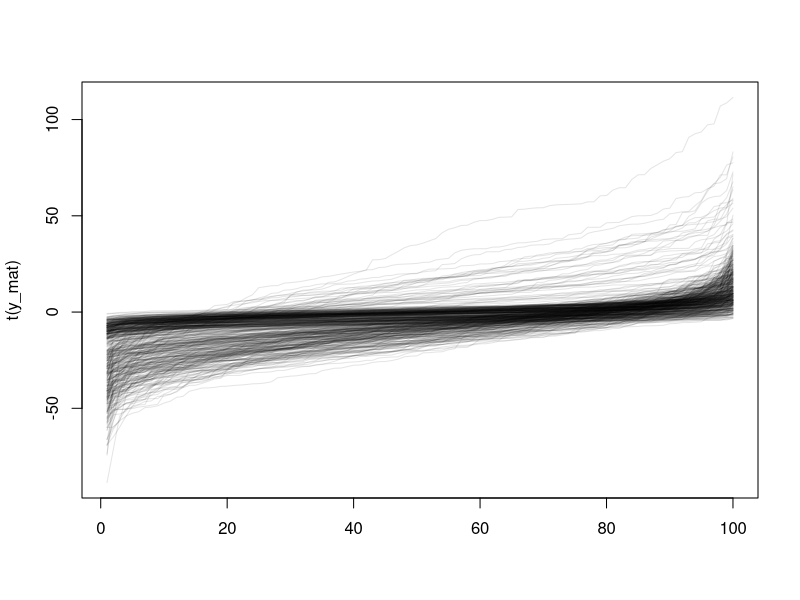
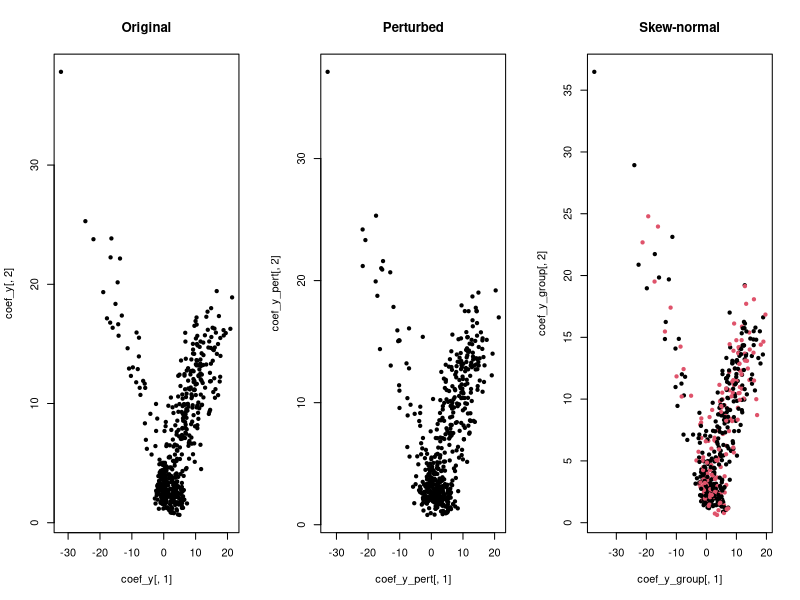
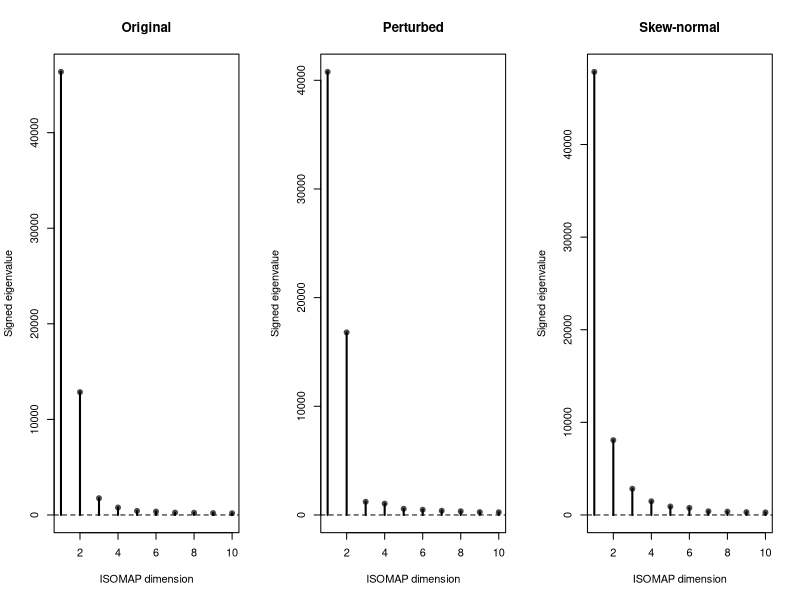
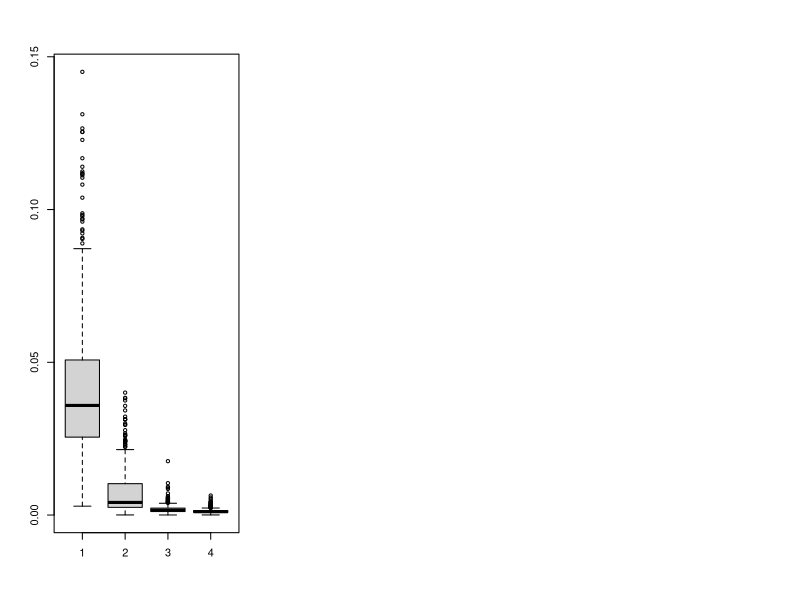
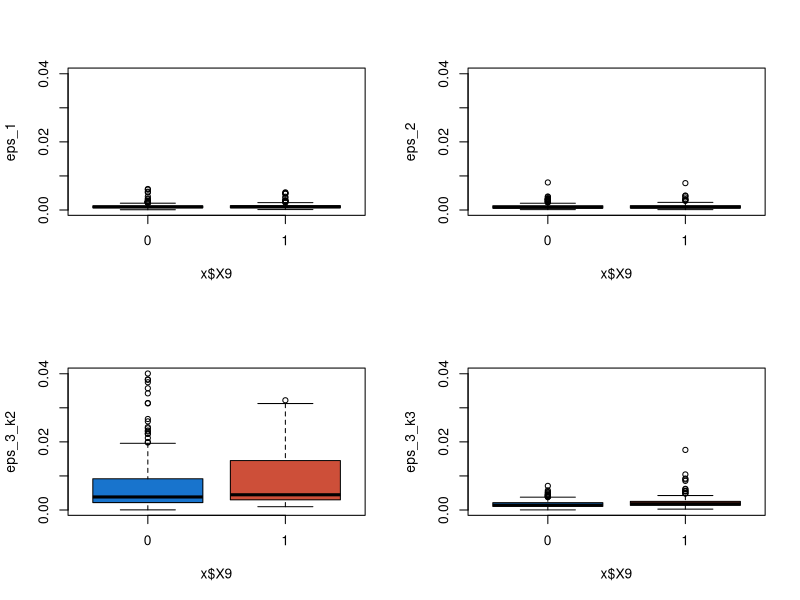
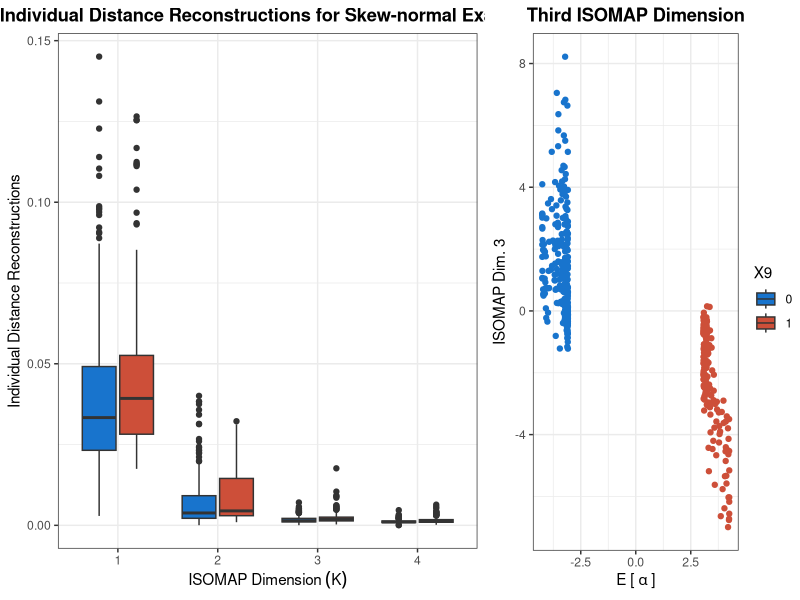
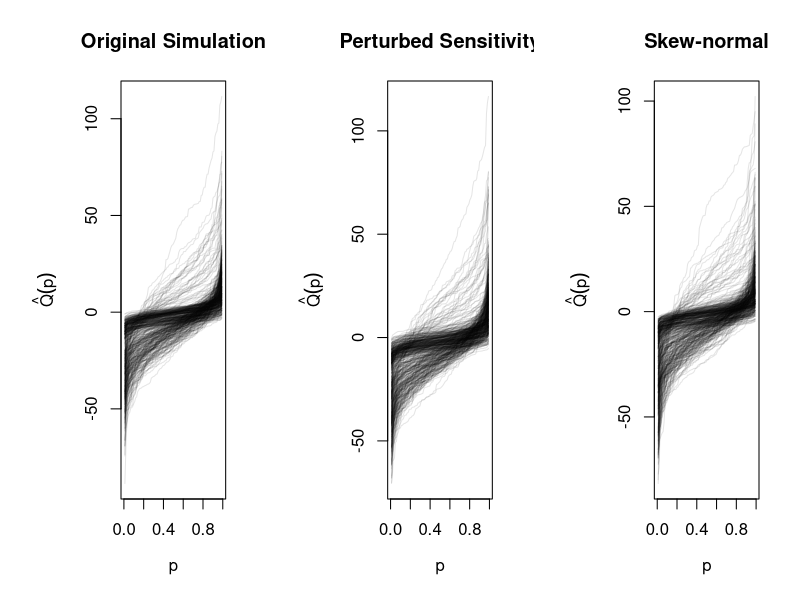
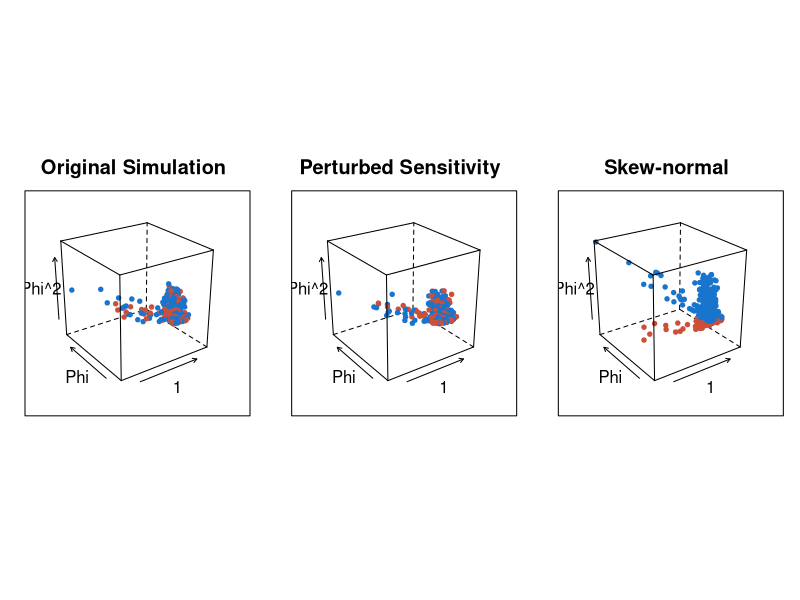

Reproduce these figures in R, in order.
# Packages
library(ggplot2)
library(lattice)
library(data.table)

# NOTE: We have used the authors data-generation examples from:
# https://github.com/SUIIAO/Deep-Frechet-Regression/blob/main/simulation/distributional/DenSimu.R#L38


# Define simulation parameters
N <- 100 # Number of observations per sample
nOut <- 100 # Number of test samples
sigma0 <- 3 # Base standard deviation
kappa <- 1 # Shape parameter for gamma distribution
n <- 500
set.seed(1)

# Generate predictor data for training and test sets
# (NOTE: WE ONLY USE TRAIN IN COMMENTARY)
x <- data.frame(
  X1 = runif(n, -1, 0), X2 = runif(n, 0, 1), X3 = runif(n, 1, 2),
  X4 = rnorm(n, 0, 1), X5 = rnorm(n, -10, 3), X6 = rnorm(n, 10, 3),
  X7 = sample(c(0, 1), n, TRUE, c(0.4, 0.6)),
  X8 = sample(c(0, 1), n, TRUE, c(0.3, 0.7)),
  X9 = sample(c(0, 1), n, TRUE, c(0.6, 0.3)) # NOTE: I UNDERSTAND THESE DON'T SUM TO 1
  # BUT THEY'RE INHERITED FROM https://github.com/SUIIAO/Deep-Frechet-Regression/blob/main/simulation/distributional/DenSimuManifold.R
)
xout <- data.frame(
  X1 = runif(nOut, -1, 0), X2 = runif(nOut, 0, 1), X3 = runif(nOut, 1, 2),
  X4 = rnorm(nOut, 0, 1), X5 = rnorm(nOut, -10, 3), X6 = rnorm(nOut, 10, 3),
  X7 = sample(c(0, 1), nOut, TRUE, c(0.4, 0.6)),
  X8 = sample(c(0, 1), nOut, TRUE, c(0.3, 0.7)),
  X9 = sample(c(0, 1), nOut, TRUE, c(0.6, 0.3)) # NOTE: I UNDERSTAND THESE DON'T SUM TO 1
  # BUT THEY'RE INHERITED FROM https://github.com/SUIIAO/Deep-Frechet-Regression/blob/main/simulation/distributional/DenSimuManifold.R
)

# NOTE, KEEP SMALL TYPO FOR CONSISTENCY WITH AUTHORS' EXAMPLE. R WILL RE-NORMALIZE PROBABILITIES ANYWAY!

# Original Example: -------------------------------------------------------
# Generate response data
y <- list()
yMean <- matrix(nrow = n, ncol = N - 1)
expect_eta_Z_vec <- expect_sigma_Z_vec <- numeric(n)
mu.sd <- NULL
for (i in 1:n) {
  # Generate expected mean and standard deviation
  expect_eta_Z_vec[i] <- expect_eta_Z <- 3 * (sin(pi * x[i, 1]) + cos(pi * x[i, 2])) * x[i, 8] +
    (5 * x[i, 4]^2 + x[i, 5]) * x[i, 7]

  expect_sigma_Z_vec[i] <- expect_sigma_Z <- sigma0 + 0.5 * (sin(pi * x[i, 1]) + cos(pi * x[i, 2])) * x[i, 8] +
    abs(5 * x[i, 4]^2 + x[i, 5]) * x[i, 7]

  # Sample mean and standard deviation
  mu <- rnorm(1, mean = expect_eta_Z, sd = 1)
  sigma <- rgamma(1, shape = expect_sigma_Z^2 / kappa, scale = kappa / expect_sigma_Z)

  # Generate response and true quantile values
  y[[i]] <- sort(mu + sigma * rnorm(N)) # rnorm(N, mean = mu, sd = sigma)
  yMean[i, ] <- expect_eta_Z + expect_sigma_Z * qnorm(c(1:(N - 1)) / N)

  mu.sd <- rbind(mu.sd, data.frame(mu, sigma))
}
y_mat <- do.call(rbind, y)

matplot(t(y_mat), type = "l", col = scales::alpha(1, 0.1), lty = 1)


# Perturbed-off-manifold example ------------------------------------------
# From: https://github.com/SUIIAO/Deep-Frechet-Regression/blob/main/simulation/distributional/DenSimuRobust.R
y_pert <- list()
yMean_pert <- matrix(nrow = n, ncol = N - 1)
mu.sd_pert <- NULL
for (i in 1:n) {
  # Sample mean and standard deviation
  mu <- rnorm(1, mean = expect_eta_Z_vec[i], sd = 2)
  sigma <- rgamma(1, shape = expect_sigma_Z_vec[i]^2 / kappa, scale = kappa / expect_sigma_Z_vec[i])

  # Generate response and true quantile values
  y_pert[[i]] <- sort(mu + sigma * rnorm(N)) # rnorm(N, mean = mu, sd = sigma)
  yMean_pert[i, ] <- expect_eta_Z_vec[i] + expect_sigma_Z_vec[i] * qnorm(c(1:(N - 1)) / N)

  mu.sd_pert <- rbind(mu.sd_pert, data.frame(mu, sigma))
}
y_mat_pert <- do.call(rbind, y_pert)


# Skew Normal Example: ----------------------------------------------------

y_group <- list()
mu.sd.skew.group <- NULL
eta_latent <- as.numeric(scale(expect_eta_Z_vec))
log_sigma_latent <- as.numeric(scale(log(expect_sigma_Z_vec)))
for (i in 1:n) {
  # Generate expected mean and standard deviation
  expect_eta_Z <- expect_eta_Z_vec[i]
  expect_sigma_Z <- expect_sigma_Z_vec[i]

  # X9 is not used in eta or sigma, so this is a group-specific shape effect.
  # Here the group-specific skewness is weaker and less entangled with the
  # mean direction, making it more likely to appear after the mean and scale
  # directions in the ISOMAP embedding.
  mu_curve <- 2 * plogis(1.25 * (eta_latent[i]^2 - 1)) - 1
  expect_alpha_Z <- (2 * x[i, 9] - 1) * (3.50 + 0.75 * mu_curve)

  # Sample mean, standard deviation, and skewness
  mu <- rnorm(1, mean = expect_eta_Z, sd = 1)
  sigma <- rgamma(1, shape = expect_sigma_Z^2 / kappa, scale = kappa / expect_sigma_Z)
  alpha <- rnorm(1, mean = expect_alpha_Z, sd = 0.25)

  delta <- alpha / sqrt(1 + alpha^2)
  omega_sq <- sigma^2 / (1 - ((2 * delta^2) / pi))
  omega <- sqrt(omega_sq)
  xi <- mu - omega * delta * sqrt(2 / pi)
  y_sample <- sn::rsn(n = N, xi = xi, omega = omega, alpha = alpha)

  y_group[[i]] <- sort(y_sample)
  mu.sd.skew.group <- rbind(
    mu.sd.skew.group,
    data.frame(mu, sigma, alpha,
      expect_alpha = expect_alpha_Z,
      mu_curve, group = x[i, 9]
    )
  )
}

y_mat_group <- do.call(rbind, y_group)



# -------------------------------------------------------------------------
grid_p <- c(1:ncol(y_mat)) / (ncol(y_mat) + 1)

png(file = here::here(
  "figures",
  "qfs-group-third-isomap.png"
), width = 12, height = 4, units = "in", res = 400)
par(mfrow = c(1, 3), mar = c(5, 6, 4, 2) + 0.05, cex = 1)
matplot(grid_p, t(y_mat),
  main = "Original Simulation",
  xlab = expression(p),
  ylab = expression(hat(Q)(p)),
  type = "l",
  lty = 1, col = scales::alpha(1, 0.1)
)
matplot(grid_p, t(y_mat_pert),
  main = "Perturbed Sensitivity",
  xlab = expression(p),
  ylab = expression(hat(Q)(p)),
  type = "l", lty = 1, col = scales::alpha(1, 0.1)
)
matplot(grid_p,
  t(y_mat_group),
  main = "Skew-normal",
  xlab = expression(p),
  ylab = expression(hat(Q)(p)),
  type = "l", lty = 1,
  col = scales::alpha(1, 0.1)
)
dev.off()

phi_1 <- function(p) {
  rep(1, length(p))
}
phi_2 <- function(p) {
  qnorm(p = p)
}
phi_3 <- function(p) {
  qnorm(p = p)^2
}

Phi <- cbind(
  phi_1(grid_p),
  phi_2(grid_p),
  phi_3(grid_p)
)
Phi_orth <- sqrt(nrow(Phi)) * qr.Q(qr(Phi))
crossprod(Phi_orth) / nrow(Phi_orth)

coef_y <- y_mat %*% Phi_orth / nrow(Phi_orth)
coef_y_pert <- y_mat_pert %*% Phi_orth / nrow(Phi_orth)
coef_y_group <- y_mat_group %*% Phi_orth / nrow(Phi_orth)

y_mat_proj <- coef_y %*% t(Phi_orth)
y_mat_pert_proj <- coef_y_pert %*% t(Phi_orth)
y_mat_group_proj <- coef_y_group %*% t(Phi_orth)

par(mfrow = c(1, 3))
plot(coef_y[, 1], coef_y[, 2], pch = 20, main = "Original")
plot(coef_y_pert[, 1], coef_y_pert[, 2], pch = 20, main = "Perturbed")
plot(coef_y_group[, 1], coef_y_group[, 2],
  pch = 20,
  col = mu.sd.skew.group$group + 1, main = "Skew-normal"
)
par(mfrow = c(1, 1))


# Plot Manifold data: -----------------------------------------------------
png(file = here::here(
  "figures",
  "manifold-data-group-third-isomap.png"
), width = 12, height = 4, units = "in", res = 400)
coef_all <- rbind(coef_y, coef_y_pert, coef_y_group)
xlim_3d <- range(coef_all[, 1])
ylim_3d <- range(coef_all[, 2])
zlim_3d <- range(coef_all[, 3])

coef_y_df <- data.frame(coef_y, group = factor(x$X9))
coef_y_pert_df <- data.frame(coef_y_pert, group = factor(x$X9))
coef_y_group_df <- data.frame(coef_y_group, group = factor(mu.sd.skew.group$group))

names(coef_y_df)[1:3] <- names(coef_y_pert_df)[1:3] <- c("c1", "c2", "c3")
names(coef_y_group_df)[1:3] <- c("c1", "c2", "c3")
screen_3d <- list(z = 35, x = -65)

p1 <- lattice::cloud(c3 ~ c1 * c2,
  data = coef_y_df,
  groups = group,
  xlim = xlim_3d, ylim = ylim_3d, zlim = zlim_3d,
  screen = screen_3d,
  pch = 20, col = c("dodgerblue3", "tomato3"),
  xlab = "1", ylab = "Phi", zlab = "Phi^2",
  main = "Original Simulation"
)

p2 <- lattice::cloud(c3 ~ c1 * c2,
  data = coef_y_pert_df,
  groups = group,
  xlim = xlim_3d, ylim = ylim_3d, zlim = zlim_3d,
  screen = screen_3d,
  pch = 20, col = c("dodgerblue3", "tomato3"),
  xlab = "1", ylab = "Phi", zlab = "Phi^2",
  main = "Perturbed Sensitivity"
)

p3 <- lattice::cloud(c3 ~ c1 * c2,
  data = coef_y_group_df,
  groups = group,
  xlim = xlim_3d, ylim = ylim_3d, zlim = zlim_3d,
  screen = screen_3d,
  pch = 20, col = c("dodgerblue3", "tomato3"),
  xlab = "1", ylab = "Phi", zlab = "Phi^2",
  main = "Skew-normal"
) # ,
# auto.key = list(columns = 2, title = "X9"))

print(p1, split = c(1, 1, 3, 1), more = TRUE)
print(p2, split = c(2, 1, 3, 1), more = TRUE)
print(p3, split = c(3, 1, 3, 1), more = FALSE)
dev.off()


# Now look at ISOMAP eigenvalues: -----------------------------------------
# settings:
r <- 3
manifold <- list(k = 10)
# distances:
dist.den_1 <- as.matrix(dist(y_mat, upper = T, diag = T)) / sqrt(ncol(y_mat))
dist.den_2 <- as.matrix(dist(y_mat_pert, upper = T, diag = T)) / sqrt(ncol(y_mat_pert))
dist.den_3 <- as.matrix(dist(y_mat_group, upper = T, diag = T)) / sqrt(ncol(y_mat_group))

# isomaps
isomap_object_1 <- vegan::isomap(dist.den_1, k = manifold$k, ndim = r)
isomap_object_2 <- vegan::isomap(dist.den_2, k = manifold$k, ndim = r)
isomap_object_3 <- vegan::isomap(dist.den_3, k = manifold$k, ndim = r)


par(mfrow = c(1, 3))

plot_isomap_eig <- function(eig, main, n_eig = 10, ylim = range(c(eig, 0))) {
  eig <- eig[seq_len(min(n_eig, length(eig)))]
  cols <- ifelse(eig >= 0, "grey30", "tomato3")
  k <- seq_along(eig)
  plot(
    k,
    eig,
    type = "p",
    pch = 20,
    cex = 1.5,
    col = cols,
    ylim = ylim,
    xlab = "ISOMAP dimension",
    ylab = "Signed eigenvalue",
    main = main
  )
  segments(
    x0 = k, y0 = 0, x1 = k, y1 = eig,
    col = "black", lwd = 2
  )
  abline(h = 0, lty = 2)
}


all_eigs <- c(
  isomap_object_1$eig,
  isomap_object_2$eig,
  isomap_object_3$eig
)
ylims <- c(0, max(all_eigs))
png(
  file = here::here("figures", "isomap-eigenvalues-group-third-isomap.png"),
  width = 10, height = 3.5, units = "in", res = 400
)
par(mfrow = c(1, 3), mar = c(4, 4, 3, 1))
plot_isomap_eig(isomap_object_1$eig, "Original Simulation", ylim = ylims)
plot_isomap_eig(isomap_object_2$eig, "Sensitivity", ylim = ylims)
plot_isomap_eig(isomap_object_3$eig, "Skew-normal", ylim = ylims)
dev.off()

par(mfrow = c(1, 3))
plot_isomap_eig(isomap_object_1$eig, "Original")
plot_isomap_eig(isomap_object_2$eig, "Perturbed")
plot_isomap_eig(isomap_object_3$eig, "Skew-normal")


# Final, look at geodesic reconstructions: --------------------------------
pointwise_distance_loss <- function(D_true, z) {
  D_hat <- as.matrix(dist(z))
  loss <- numeric(nrow(D_true))

  for (i in seq_len(nrow(D_true))) {
    ind <- setdiff(seq_len(nrow(D_true)), i)
    loss[i] <- sum((D_true[i, ind] - D_hat[i, ind])^2) /
      sum(D_true[i, ind]^2)
  }

  loss
}


D_geo_1 <- as.matrix(vegan::isomapdist(dist.den_1, k = manifold$k))
eps_1 <- pointwise_distance_loss(D_true = D_geo_1, z = isomap_object_1$points)

D_geo_2 <- as.matrix(vegan::isomapdist(dist.den_2, k = manifold$k))
eps_2 <- pointwise_distance_loss(D_true = D_geo_2, z = isomap_object_2$points)


D_geo_3 <- as.matrix(vegan::isomapdist(dist.den_3, k = manifold$k))
isomap_object_3 <- vegan::isomap(dist.den_3, k = manifold$k, ndim = 4)
eps_3_k1 <- pointwise_distance_loss(D_true = D_geo_3, z = isomap_object_3$points[, 1, drop = F])
eps_3_k2 <- pointwise_distance_loss(D_true = D_geo_3, z = isomap_object_3$points[, 1:2])
eps_3_k3 <- pointwise_distance_loss(D_true = D_geo_3, z = isomap_object_3$points[, 1:3])
eps_3_k4 <- pointwise_distance_loss(D_true = D_geo_3, z = isomap_object_3$points[, 1:4])


boxplot(eps_3_k1, eps_3_k2, eps_3_k3, eps_3_k4)


dt_plot <- data.table(X9 = factor(x$X9), eps_3_k1, eps_3_k2, eps_3_k3, eps_3_k4)
dt_plot_lng <- melt.data.table(dt_plot,
  id.vars = "X9",
  value.name = "loss",
  variable.name = "k",
  variable.factor = FALSE
)
dt_plot_lng[, k := stringr::str_remove(k, "eps_3_k")]
dt_plot_lng[, k := as.numeric(k)]
p1 <- ggplot(data = dt_plot_lng) +
  aes(x = factor(k), fill = X9, y = loss) +
  geom_boxplot() +
  labs(
    x = expression("ISOMAP Dimension" ~ (K)),
    y = "Individual Distance Reconstructions"
  ) +
  theme_bw() +
  theme(
    legend.position = "bottom",
    plot.title = element_text(hjust = 0.5, face = "bold")
  ) +
  ggtitle("Individual Distance Reconstructions for Skew-normal Example") +
  scale_fill_manual(values = c("dodgerblue3", "tomato3"))


ylims <- range(eps_1, eps_2, eps_3_k2, eps_3_k3)


par(mfrow = c(2, 2))
boxplot(eps_1 ~ x$X9, ylim = ylims, col = c("dodgerblue3", "tomato3"))
boxplot(eps_2 ~ x$X9, ylim = ylims, col = c("dodgerblue3", "tomato3"))
boxplot(eps_3_k2 ~ x$X9, ylim = ylims, col = c("dodgerblue3", "tomato3"))
boxplot(eps_3_k3 ~ x$X9, ylim = ylims, col = c("dodgerblue3", "tomato3"))


pca_3 <- prcomp(y_mat_group)

dt_plot_2 <- data.frame(
  Dim3 = isomap_object_3$points[, 3],
  expect_alpha = mu.sd.skew.group$expect_alpha,
  X9 = factor(x$X9)
)
p2 <- ggplot(dt_plot_2) +
  aes(x = expect_alpha, y = Dim3, colour = X9) +
  geom_point() +
  scale_colour_manual(values = c("dodgerblue3", "tomato3")) +
  labs(
    x = expression(E ~ "[" ~ alpha ~ "]"),
    y = "ISOMAP Dim. 3",
    title = "Third ISOMAP Dimension"
  ) +
  theme_bw() +
  theme(
    legend.position = "bottom",
    plot.title = element_text(hjust = 0.5, face = "bold")
  )

ggpubr::ggarrange(p1,
  p2,
  ncol = 2,
  nrow = 1,
  widths = c(0.65, 0.35),
  common.legend = TRUE, legend = "right"
)


ggsave(
  filename = here::here("figures", "bottom-row-plot.pdf"),
  device = "pdf",
  width = 12,
  height = 4.5
)
